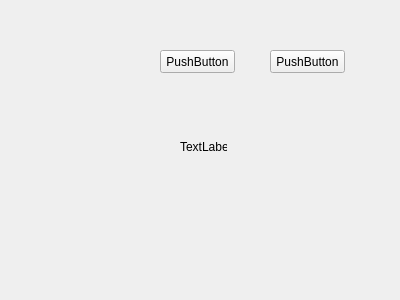
<?xml version="1.0" encoding="UTF-8"?>
<ui version="4.0">
 <class>Anaekran</class>
 <widget class="QWidget" name="Anaekran">
  <property name="geometry">
   <rect>
    <x>0</x>
    <y>0</y>
    <width>400</width>
    <height>300</height>
   </rect>
  </property>
  <property name="windowTitle">
   <string>Form</string>
  </property>
  <widget class="QPushButton" name="A_Button">
   <property name="geometry">
    <rect>
     <x>160</x>
     <y>50</y>
     <width>75</width>
     <height>23</height>
    </rect>
   </property>
   <property name="text">
    <string>PushButton</string>
   </property>
  </widget>
  <widget class="QLabel" name="C_Label">
   <property name="geometry">
    <rect>
     <x>180</x>
     <y>140</y>
     <width>47</width>
     <height>14</height>
    </rect>
   </property>
   <property name="text">
    <string>TextLabel</string>
   </property>
  </widget>
  <widget class="QPushButton" name="buton2">
   <property name="geometry">
    <rect>
     <x>270</x>
     <y>50</y>
     <width>75</width>
     <height>23</height>
    </rect>
   </property>
   <property name="text">
    <string>PushButton</string>
   </property>
  </widget>
 </widget>
 <resources/>
 <connections/>
</ui>
